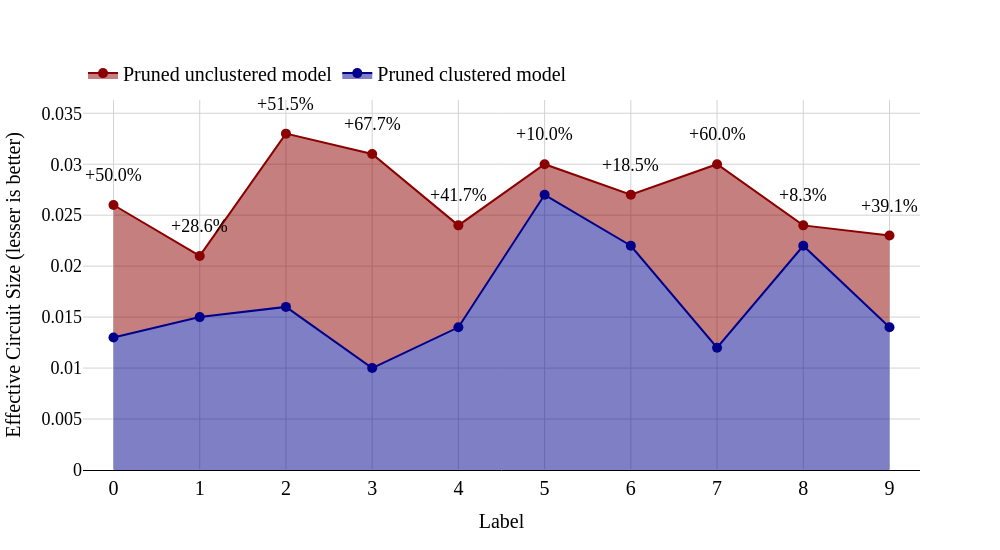

Notebook code cell kept with this figure:
### Code cell
fig = go.Figure()

# Calculate percentage increase
percentage_increase = [(unclustered - clustered) / unclustered * 100 
                       for clustered, unclustered in zip(ecs_pruned_all_labels, ecs_pruned_unclustered_all_labels)]

fig.add_trace(go.Scatter(
    x=cifar_labels if dataset == 'CIFAR10' else mnist_labels,
    y=ecs_pruned_all_labels,
    mode='lines+markers',
    name='Pruned clustered model',
    line=dict(color='darkblue', width=2),
    fill='tonexty'  # This will shade the area between the two plots
))

fig.add_trace(go.Scatter(
    x=cifar_labels if dataset == 'CIFAR10' else mnist_labels,
    y=ecs_pruned_unclustered_all_labels,
    mode='lines+markers',
    name='Pruned unclustered model',
    line=dict(color='darkred', width=2),
    fill='tonexty'  # This will shade the area between the two plots
))

# thicker markers
fig.update_traces(marker=dict(size=10))

# Add percentage increase annotations
for i, (x, y, pct) in enumerate(zip(mnist_labels, ecs_pruned_unclustered_all_labels, percentage_increase)):
    fig.add_annotation(
        x=x,
        y=y,
        text=f"+{pct:.1f}%",
        showarrow=False,
        yshift=30,
        font=dict(
            size=18,
            color="black",
            family='serif'
        ),
    )

# show a huge downward arrow from ecs_pruned_unclustered_all_labels to ecs_pruned_all_labels for each label
# for i, (x, y1, y2) in enumerate(zip(mnist_labels, ecs_pruned_unclustered_all_labels, ecs_pruned_all_labels)):
#     fig.add_annotation(
#         x=x,
#         y=(y1 + y2) / 2,
#         text="",
#         showarrow=True,
#         arrowhead=2,
#         arrowsize=float(0.2+ abs(y1 - y2) / max(ecs_pruned_unclustered_all_labels) * 2),
#         arrowwidth=2,
#         arrowcolor='darkred',
#         ax=0,
#         ay=-50,
#     )

fig.update_layout(
    title_text='',
    xaxis_title_text='Label',
    yaxis_title_text='Effective Circuit Size (lesser is better)',
    width=800,  # Fixed width
    height=600,  # Fixed height
    plot_bgcolor='white',
    yaxis=dict(range=[0, max(max(ecs_pruned_all_labels), max(ecs_pruned_unclustered_all_labels)) * 1.1]),  # y-axis starts at 0
)

fig.update_xaxes(
    tickmode='linear',
    tick0=0,
    dtick=1,
    showgrid=True,
    gridwidth=1,
    gridcolor='LightGray'
)

fig.update_yaxes(showgrid=True, gridwidth=1, gridcolor='LightGray')

# fig width and height
fig.update_layout(
    autosize=False,
    width=1000,
    height=550,
)

# increase font size of x ticks
fig.update_xaxes(tickfont=dict(size=14))
# make them at 45 degree angle
fig.update_xaxes(tickangle=0)

# legend on top
fig.update_layout(legend=dict(
    orientation="h",
    yanchor="bottom",
    y=1.02,
    xanchor="left",
    x=0
))

# everthing latex font (for research paper)
fig.update_layout(font=dict(family='serif', size=20, color='black'))
fig.update_xaxes(title_font=dict(family='serif', size=20, color='black'))
fig.update_yaxes(title_font=dict(family='serif', size=20, color='black'))
fig.update_xaxes(tickfont=dict(family='serif', size=20, color='black'))
fig.update_yaxes(tickfont=dict(family='serif', size=18, color='black'))
fig.update_xaxes(showline=True, linewidth=1, linecolor='black', mirror=False)

fig.show()

### Figure 1 — Plotly figure (JSON) as saved in the notebook; plotly's stock layout.template omitted (floating-point values rounded to 4 significant figures)
{"data": [{"fill": "tonexty", "line": {"color": "darkblue", "width": 2}, "marker": {"size": 10}, "mode": "lines+markers", "name": "Pruned clustered model", "type": "scatter", "x": ["0", "1", "2", "3", "4", "5", "6", "7", "8", "9"], "y": [0.013, 0.015, 0.016, 0.01, 0.014, 0.027, 0.022, 0.012, 0.022, 0.014]}, {"fill": "tonexty", "line": {"color": "darkred", "width": 2}, "marker": {"size": 10}, "mode": "lines+markers", "name": "Pruned unclustered model", "type": "scatter", "x": ["0", "1", "2", "3", "4", "5", "6", "7", "8", "9"], "y": [0.026, 0.021, 0.033, 0.031, 0.024, 0.03, 0.027, 0.03, 0.024, 0.023]}], "layout": {"annotations": [{"font": {"color": "black", "family": "serif", "size": 18}, "showarrow": false, "text": "+50.0%", "x": "0", "y": 0.026, "yshift": 30}, {"font": {"color": "black", "family": "serif", "size": 18}, "showarrow": false, "text": "+28.6%", "x": "1", "y": 0.021, "yshift": 30}, {"font": {"color": "black", "family": "serif", "size": 18}, "showarrow": false, "text": "+51.5%", "x": "2", "y": 0.033, "yshift": 30}, {"font": {"color": "black", "family": "serif", "size": 18}, "showarrow": false, "text": "+67.7%", "x": "3", "y": 0.031, "yshift": 30}, {"font": {"color": "black", "family": "serif", "size": 18}, "showarrow": false, "text": "+41.7%", "x": "4", "y": 0.024, "yshift": 30}, {"font": {"color": "black", "family": "serif", "size": 18}, "showarrow": false, "text": "+10.0%", "x": "5", "y": 0.03, "yshift": 30}, {"font": {"color": "black", "family": "serif", "size": 18}, "showarrow": false, "text": "+18.5%", "x": "6", "y": 0.027, "yshift": 30}, {"font": {"color": "black", "family": "serif", "size": 18}, "showarrow": false, "text": "+60.0%", "x": "7", "y": 0.03, "yshift": 30}, {"font": {"color": "black", "family": "serif", "size": 18}, "showarrow": false, "text": "+8.3%", "x": "8", "y": 0.024, "yshift": 30}, {"font": {"color": "black", "family": "serif", "size": 18}, "showarrow": false, "text": "+39.1%", "x": "9", "y": 0.023, "yshift": 30}], "autosize": false, "font": {"color": "black", "family": "serif", "size": 20}, "height": 550, "legend": {"orientation": "h", "x": 0, "xanchor": "left", "y": 1.02, "yanchor": "bottom"}, "plot_bgcolor": "white", "title": {"text": ""}, "width": 1000, "xaxis": {"dtick": 1, "gridcolor": "LightGray", "gridwidth": 1, "linecolor": "black", "linewidth": 1, "mirror": false, "showgrid": true, "showline": true, "tick0": 0, "tickangle": 0, "tickfont": {"color": "black", "family": "serif", "size": 20}, "tickmode": "linear", "title": {"font": {"color": "black", "family": "serif", "size": 20}, "text": "Label"}}, "yaxis": {"gridcolor": "LightGray", "gridwidth": 1, "range": [0, 0.0363], "showgrid": true, "tickfont": {"color": "black", "family": "serif", "size": 18}, "title": {"font": {"color": "black", "family": "serif", "size": 20}, "text": "Effective Circuit Size (lesser is better)"}}}}
